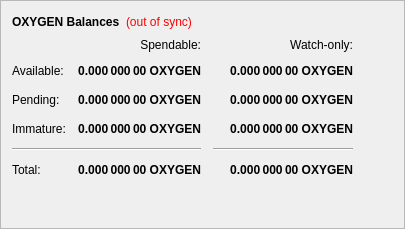
        <widget class="QFrame" name="frame">
         <property name="frameShape">
          <enum>QFrame::StyledPanel</enum>
         </property>
         <property name="frameShadow">
          <enum>QFrame::Raised</enum>
         </property>
         <layout class="QVBoxLayout" name="verticalLayout_4">
          <item>
           <layout class="QHBoxLayout" name="horizontalLayout_4">
            <item>
             <widget class="QLabel" name="label_5">
              <property name="font">
               <font>
                <weight>75</weight>
                <bold>true</bold>
               </font>
              </property>
              <property name="text">
               <string>OXYGEN Balances</string>
              </property>
             </widget>
            </item>
            <item>
             <widget class="QLabel" name="labelWalletStatus">
              <property name="cursor">
               <cursorShape>WhatsThisCursor</cursorShape>
              </property>
              <property name="toolTip">
               <string>The displayed information may be out of date. Your wallet automatically synchronizes with the OXYGEN network after a connection is established, but this process has not completed yet.</string>
              </property>
              <property name="styleSheet">
               <string notr="true">QLabel { color: red; }</string>
              </property>
              <property name="text">
               <string notr="true">(out of sync)</string>
              </property>
              <property name="alignment">
               <set>Qt::AlignLeading|Qt::AlignLeft|Qt::AlignVCenter</set>
              </property>
             </widget>
            </item>
            <item>
             <spacer name="horizontalSpacer_3">
              <property name="orientation">
               <enum>Qt::Horizontal</enum>
              </property>
              <property name="sizeHint" stdset="0">
               <size>
                <width>40</width>
                <height>20</height>
               </size>
              </property>
             </spacer>
            </item>
           </layout>
          </item>
          <item>
           <layout class="QGridLayout" name="gridLayout">
            <property name="spacing">
             <number>12</number>
            </property>
            <item row="2" column="2">
             <widget class="QLabel" name="labelWatchPending">
              <property name="font">
               <font>
                <weight>75</weight>
                <bold>true</bold>
               </font>
              </property>
              <property name="cursor">
               <cursorShape>IBeamCursor</cursorShape>
              </property>
              <property name="toolTip">
               <string>Unconfirmed transactions to watch-only addresses</string>
              </property>
              <property name="text">
               <string notr="true">0.000 000 00 OXYGEN</string>
              </property>
              <property name="alignment">
               <set>Qt::AlignRight|Qt::AlignTrailing|Qt::AlignVCenter</set>
              </property>
              <property name="textInteractionFlags">
               <set>Qt::LinksAccessibleByMouse|Qt::TextSelectableByKeyboard|Qt::TextSelectableByMouse</set>
              </property>
             </widget>
            </item>
            <item row="2" column="1">
             <widget class="QLabel" name="labelUnconfirmed">
              <property name="font">
               <font>
                <weight>75</weight>
                <bold>true</bold>
               </font>
              </property>
              <property name="cursor">
               <cursorShape>IBeamCursor</cursorShape>
              </property>
              <property name="toolTip">
               <string>Total of transactions that have yet to be confirmed, and do not yet count toward the spendable balance</string>
              </property>
              <property name="text">
               <string notr="true">0.000 000 00 OXYGEN</string>
              </property>
              <property name="alignment">
               <set>Qt::AlignRight|Qt::AlignTrailing|Qt::AlignVCenter</set>
              </property>
              <property name="textInteractionFlags">
               <set>Qt::LinksAccessibleByMouse|Qt::TextSelectableByKeyboard|Qt::TextSelectableByMouse</set>
              </property>
             </widget>
            </item>
            <item row="3" column="2">
             <widget class="QLabel" name="labelWatchImmature">
              <property name="font">
               <font>
                <weight>75</weight>
                <bold>true</bold>
               </font>
              </property>
              <property name="cursor">
               <cursorShape>IBeamCursor</cursorShape>
              </property>
              <property name="toolTip">
               <string>Staked or masternode rewards in watch-only addresses that has not yet matured</string>
              </property>
              <property name="text">
               <string notr="true">0.000 000 00 OXYGEN</string>
              </property>
              <property name="alignment">
               <set>Qt::AlignRight|Qt::AlignTrailing|Qt::AlignVCenter</set>
              </property>
              <property name="textInteractionFlags">
               <set>Qt::LinksAccessibleByMouse|Qt::TextSelectableByKeyboard|Qt::TextSelectableByMouse</set>
              </property>
             </widget>
            </item>
            <item row="4" column="0" colspan="2">
             <widget class="Line" name="lineSpendableBalance">
              <property name="orientation">
               <enum>Qt::Horizontal</enum>
              </property>
             </widget>
            </item>
            <item row="4" column="2">
             <widget class="Line" name="lineWatchBalance">
              <property name="sizePolicy">
               <sizepolicy hsizetype="Preferred" vsizetype="Fixed">
                <horstretch>0</horstretch>
                <verstretch>0</verstretch>
               </sizepolicy>
              </property>
              <property name="minimumSize">
               <size>
                <width>140</width>
                <height>0</height>
               </size>
              </property>
              <property name="orientation">
               <enum>Qt::Horizontal</enum>
              </property>
             </widget>
            </item>
            <item row="5" column="0">
             <widget class="QLabel" name="labelTotalText">
              <property name="text">
               <string>Total:</string>
              </property>
             </widget>
            </item>
            <item row="3" column="1">
             <widget class="QLabel" name="labelImmature">
              <property name="font">
               <font>
                <weight>75</weight>
                <bold>true</bold>
               </font>
              </property>
              <property name="cursor">
               <cursorShape>IBeamCursor</cursorShape>
              </property>
              <property name="toolTip">
               <string>Staked or masternode rewards that has not yet matured</string>
              </property>
              <property name="text">
               <string notr="true">0.000 000 00 OXYGEN</string>
              </property>
              <property name="alignment">
               <set>Qt::AlignRight|Qt::AlignTrailing|Qt::AlignVCenter</set>
              </property>
              <property name="textInteractionFlags">
               <set>Qt::LinksAccessibleByMouse|Qt::TextSelectableByKeyboard|Qt::TextSelectableByMouse</set>
              </property>
             </widget>
            </item>
            <item row="2" column="3">
             <spacer name="horizontalSpacer_2">
              <property name="orientation">
               <enum>Qt::Horizontal</enum>
              </property>
              <property name="sizeHint" stdset="0">
               <size>
                <width>40</width>
                <height>20</height>
               </size>
              </property>
             </spacer>
            </item>
            <item row="3" column="0">
             <widget class="QLabel" name="labelImmatureText">
              <property name="text">
               <string>Immature:</string>
              </property>
             </widget>
            </item>
            <item row="5" column="1">
             <widget class="QLabel" name="labelTotal">
              <property name="font">
               <font>
                <weight>75</weight>
                <bold>true</bold>
               </font>
              </property>
              <property name="cursor">
               <cursorShape>IBeamCursor</cursorShape>
              </property>
              <property name="toolTip">
               <string>Your current total balance</string>
              </property>
              <property name="text">
               <string notr="true">0.000 000 00 OXYGEN</string>
              </property>
              <property name="alignment">
               <set>Qt::AlignRight|Qt::AlignTrailing|Qt::AlignVCenter</set>
              </property>
              <property name="textInteractionFlags">
               <set>Qt::LinksAccessibleByMouse|Qt::TextSelectableByKeyboard|Qt::TextSelectableByMouse</set>
              </property>
             </widget>
            </item>
            <item row="5" column="2">
             <widget class="QLabel" name="labelWatchTotal">
              <property name="font">
               <font>
                <weight>75</weight>
                <bold>true</bold>
               </font>
              </property>
              <property name="cursor">
               <cursorShape>IBeamCursor</cursorShape>
              </property>
              <property name="toolTip">
               <string>Current total balance in watch-only addresses</string>
              </property>
              <property name="text">
               <string notr="true">0.000 000 00 OXYGEN</string>
              </property>
              <property name="alignment">
               <set>Qt::AlignRight|Qt::AlignTrailing|Qt::AlignVCenter</set>
              </property>
              <property name="textInteractionFlags">
               <set>Qt::LinksAccessibleByMouse|Qt::TextSelectableByKeyboard|Qt::TextSelectableByMouse</set>
              </property>
             </widget>
            </item>
            <item row="0" column="2">
             <widget class="QLabel" name="labelWatchonly">
              <property name="text">
               <string>Watch-only:</string>
              </property>
              <property name="alignment">
               <set>Qt::AlignRight|Qt::AlignTrailing|Qt::AlignVCenter</set>
              </property>
             </widget>
            </item>
            <item row="1" column="0">
             <widget class="QLabel" name="labelBalanceText">
              <property name="text">
               <string>Available:</string>
              </property>
             </widget>
            </item>
            <item row="1" column="1">
             <widget class="QLabel" name="labelBalance">
              <property name="font">
               <font>
                <weight>75</weight>
                <bold>true</bold>
               </font>
              </property>
              <property name="cursor">
               <cursorShape>IBeamCursor</cursorShape>
              </property>
              <property name="toolTip">
               <string>Your current spendable balance</string>
              </property>
              <property name="text">
               <string notr="true">0.000 000 00 OXYGEN</string>
              </property>
              <property name="alignment">
               <set>Qt::AlignRight|Qt::AlignTrailing|Qt::AlignVCenter</set>
              </property>
              <property name="textInteractionFlags">
               <set>Qt::LinksAccessibleByMouse|Qt::TextSelectableByKeyboard|Qt::TextSelectableByMouse</set>
              </property>
             </widget>
            </item>
            <item row="1" column="2">
             <widget class="QLabel" name="labelWatchAvailable">
              <property name="font">
               <font>
                <weight>75</weight>
                <bold>true</bold>
               </font>
              </property>
              <property name="cursor">
               <cursorShape>IBeamCursor</cursorShape>
              </property>
              <property name="toolTip">
               <string>Your current balance in watch-only addresses</string>
              </property>
              <property name="text">
               <string notr="true">0.000 000 00 OXYGEN</string>
              </property>
              <property name="alignment">
               <set>Qt::AlignRight|Qt::AlignTrailing|Qt::AlignVCenter</set>
              </property>
              <property name="textInteractionFlags">
               <set>Qt::LinksAccessibleByMouse|Qt::TextSelectableByKeyboard|Qt::TextSelectableByMouse</set>
              </property>
             </widget>
            </item>
            <item row="2" column="0">
             <widget class="QLabel" name="labelPendingText">
              <property name="text">
               <string>Pending:</string>
              </property>
             </widget>
            </item>
            <item row="0" column="1">
             <widget class="QLabel" name="labelSpendable">
              <property name="text">
               <string>Spendable:</string>
              </property>
              <property name="alignment">
               <set>Qt::AlignRight|Qt::AlignTrailing|Qt::AlignVCenter</set>
              </property>
             </widget>
            </item>
           </layout>
          </item>
          <item>
           <spacer name="verticalSpacer_4">
            <property name="orientation">
             <enum>Qt::Vertical</enum>
            </property>
            <property name="sizeHint" stdset="0">
             <size>
              <width>20</width>
              <height>40</height>
             </size>
            </property>
           </spacer>
          </item>
         </layout>
        </widget>
